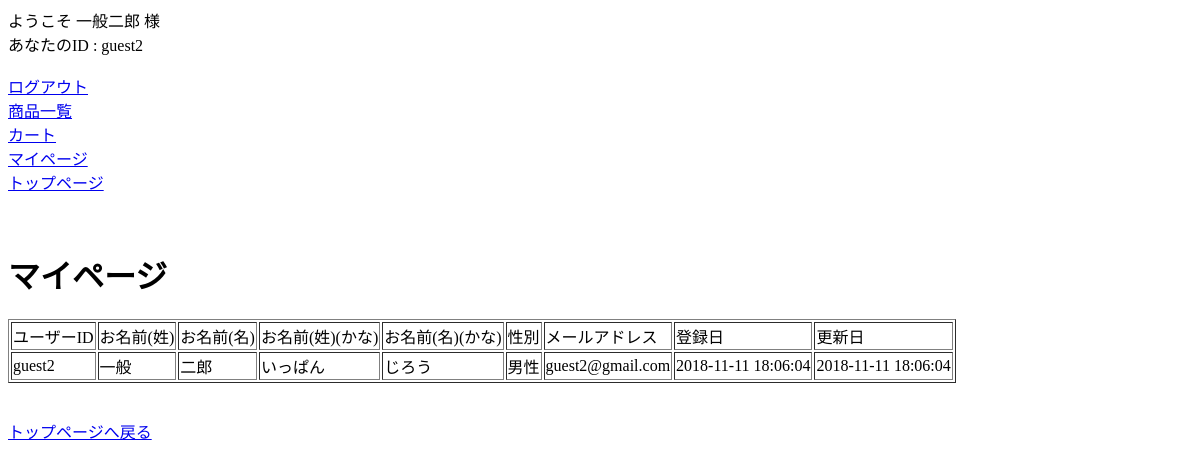
/user/myPage.php (signed in), run on an earlier commit of the app's database.
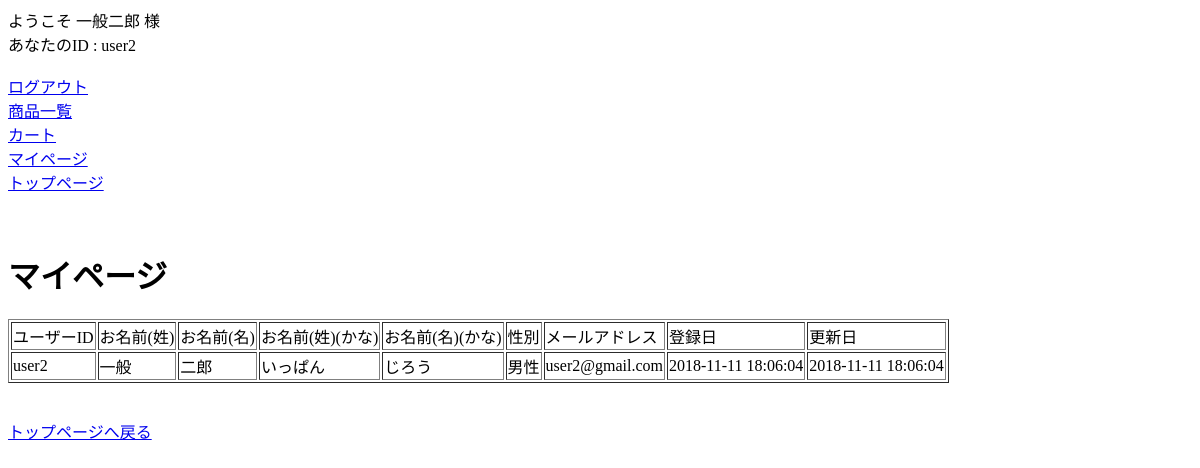
And on a later commit of the database.
### tables this page shows
create table user_info(
id int primary key not null auto_increment,
user_id varchar(16) not null unique,
password varchar(16) not null,
family_name varchar(32) not null,
first_name varchar(32) not null,
family_name_kana varchar(32) not null,
first_name_kana varchar(32) not null,
sex tinyint default 0 not null,
email varchar(32) not null,
status tinyint default 0 not null,
logined tinyint default 0 not null,
regist_date datetime not null,
update_date datetime
)
default charset=utf8;

### common/ConnectDB.php (called while the page is built, shortened)
<?php
class ConnectDB
{
    public function pdo()
    {
        $dsn = 'mysql:dbname='.self::DBNAME.';host='.self::HOST.';charset='.self::CHARSET;
        $user = self::USER;
        $password = self::PASSWORD;
        $pdo = new PDO($dsn, $user, $password);
        $pdo->setAttribute(PDO::ATTR_ERRMODE, PDO::ERRMODE_EXCEPTION);
        return $pdo;
    }
    public function exec($sql, $args)
    {
        $tmp = $this->pdo();
        $stmt = $tmp->prepare($sql);
        $stmt->execute($args);
        return $stmt;
    }
}

### class/User.php (called while the page is built, shortened)
<?php
require_once($_SERVER['DOCUMENT_ROOT'].'/index/OriginalECSitePHP/common/ConnectDB.php');
class User
{
    public function getUser($id)
    {
        try {
            $dbh = new ConnectDB();
            $sql = 'SELECT * FROM user_info WHERE id=?';
            $args[] = $id;
            $stmt = $dbh->exec($sql, $args);
            $user = $stmt->fetch(PDO::FETCH_ASSOC);
            return $user;
        } catch (Exception $e) {
            echo 'ただいま障害により大変ご迷惑をお掛けしております。';
            exit();
        }
    }
}

### user/myPage.php (the view, shortened to what this page needs)
<?php
include($_SERVER['DOCUMENT_ROOT'].'/index/OriginalECSitePHP/header.php');
require_once($_SERVER['DOCUMENT_ROOT'].'/index/OriginalECSitePHP/class/User.php');
$user = new User();
$loginUser = $user->getUser($_SESSION['login_id']);
?>
<!DOCTYPE html>
<html>
<head>
</head>
<body>
  <h1>マイページ</h1>
  <table border="1">
    <tr>
      <td>ユーザーID</td>
      <td>お名前(姓)</td>
      <td>お名前(名)</td>
      <td>お名前(姓)(かな)</td>
      <td>お名前(名)(かな)</td>
      <td>性別</td>
      <td>メールアドレス</td>
      <td>登録日</td>
      <td>更新日</td>
    </tr>
    <tr>
      <td>
        <?php echo $loginUser['user_id'] ?>
      </td>
      <td>
        <?php echo $loginUser['family_name'] ?>
      </td>
      <td>
        <?php echo $loginUser['first_name'] ?>
      </td>
      <td>
        <?php echo $loginUser['family_name_kana'] ?>
      </td>
      <td>
        <?php echo $loginUser['first_name_kana'] ?>
      </td>
      <td>
        <?php if ($loginUser['sex'] == 0) {
    echo '男性';
} else {
    echo '女性';
} ?>
      </td>
      <td>
        <?php echo $loginUser['email'] ?>
      </td>
      <td>
        <?php echo $loginUser['regist_date'] ?>
      </td>
      <td>
        <?php echo $loginUser['update_date'] ?>
      </td>
    </tr>
  </table>
  <br /><br />
  <a href=/index/OriginalECSitePHP/topPage.php>トップページへ戻る </a> <br />
</body>
</html>

### header.php (shortened to what this page needs)
<?php
if (isset($_SESSION['login_flg']) == false) {
    echo 'ようこそ ゲスト 様 ';
    echo '<br />';
    echo 'あなたのID : ';
    if (isset($_SESSION['temp_user_id']) == false) {
        $temp_user_id = makeRandStr(16);
        $_SESSION['login_user_id'] = $temp_user_id;
        $_SESSION['temp_user_id'] = $temp_user_id;
    }
    echo $_SESSION['temp_user_id'];
    echo '<br /><br />';
    echo '<a href=/index/OriginalECSitePHP/login.php>ログイン</a><br />';
    echo '<a href=/index/OriginalECSitePHP/user/createUser.php>会員登録</a><br />';
    echo '<a href=/index/OriginalECSitePHP/product/productList.php>商品一覧</a><br />';
    echo '<a href=/index/OriginalECSitePHP/user/cart.php>カート</a><br />';
    echo '<a href=/index/OriginalECSitePHP/topPage.php>トップページ</a><br />';
    echo '<br /><br />';
} elseif ($_SESSION['status'] == 0) {
    echo $_SESSION['login_family_name'].$_SESSION['login_first_name'];
    echo ' 様 ';
    echo 'あなたのID : '.$_SESSION['login_user_id'];
    echo '<a href=/index/OriginalECSitePHP/logout.php>ログアウト</a><br />';
    echo '<a href=/index/OriginalECSitePHP/product/productList.php>商品一覧</a><br />';
    echo '<a href=/index/OriginalECSitePHP/user/cart.php>カート</a><br />';
    echo '<a href=/index/OriginalECSitePHP/user/myPage.php>マイページ</a><br />';
    echo '<a href=/index/OriginalECSitePHP/topPage.php>トップページ</a><br />';
}

What changed in the data, as far as the page shows it:
changed user_info "一般": user "guest2" → "user2"; email "guest2@gmail.com" → "user2@gmail.com"
Also different on the page:
$_SESSION['login_user_id']: "guest2" → "user2"
